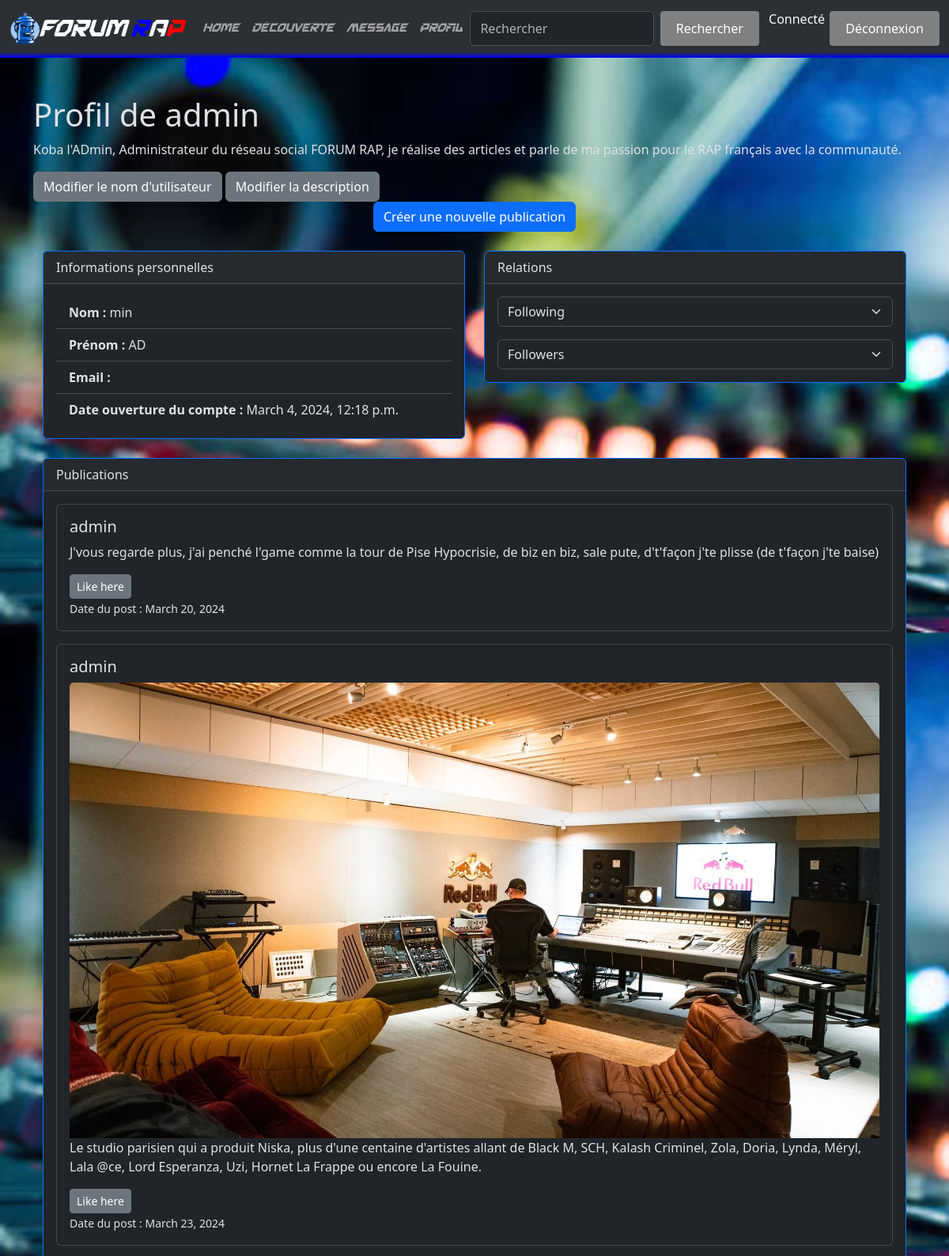
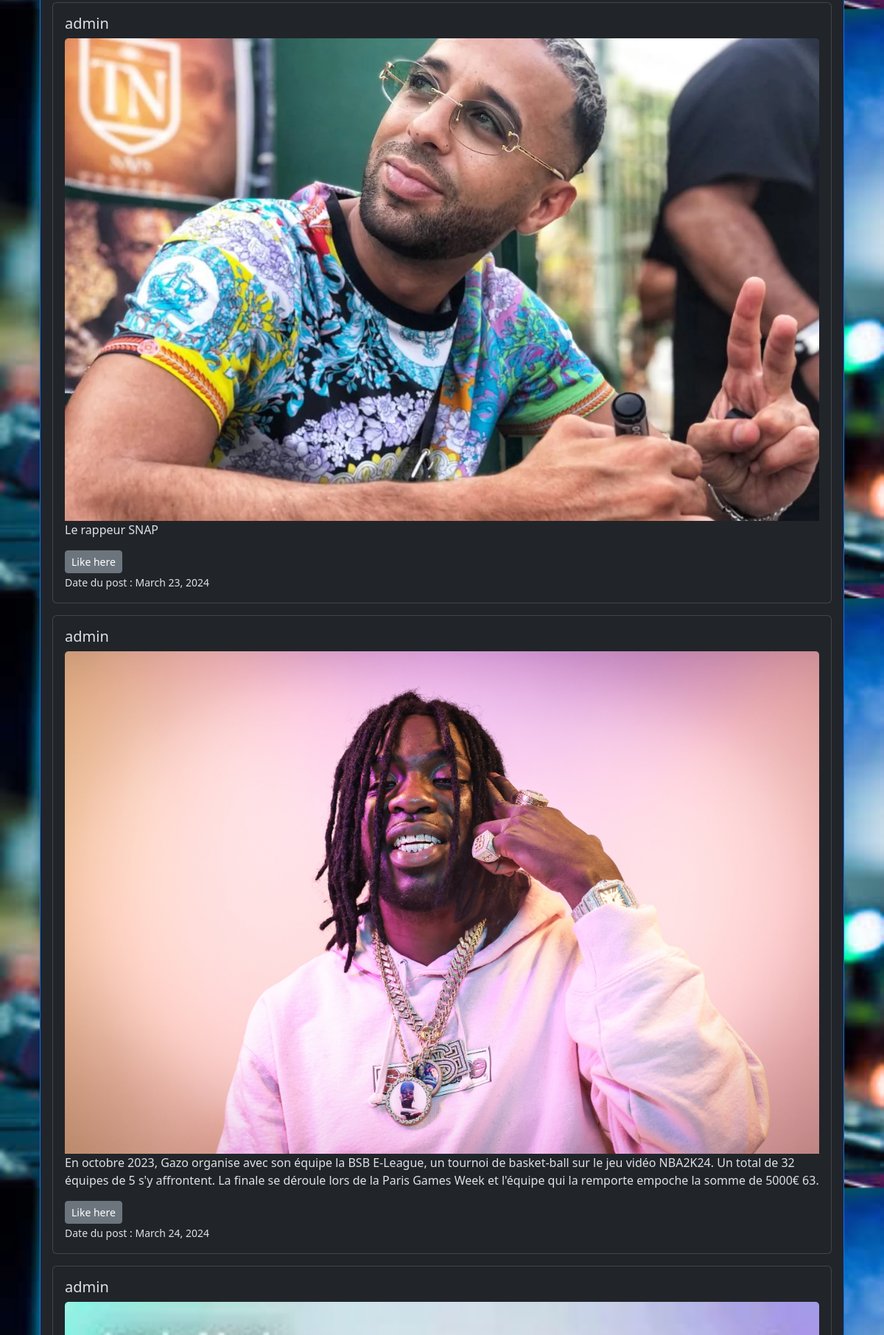
The app's page /profil/ (signed in, upper part) with its own data (2 pictures, top to bottom).
### AppRAP/models.py (models this page shows, shortened)
class User(AbstractUser):
    description = models.TextField(blank=True)
    is_private = models.BooleanField(default=False)
    birth_date = models.DateField(null=True, blank=True, help_text="Format: YYYY-MM-DD")
    country = models.ForeignKey("Country", on_delete=models.SET_NULL, null=True)
    follows = models.ManyToManyField("self", related_name="followed_by",symmetrical=False,blank=True)
    class Meta:
        db_table = "auth_user"

class Post(models.Model):
    creator = models.ForeignKey("User", on_delete=models.SET_NULL, null=True)
    content = models.TextField(max_length=700,blank=True)
    image = models.ImageField(upload_to='post_images/', blank=True, null=True)
    timestamp = models.DateTimeField(auto_now_add=True)
    hashtags = models.ManyToManyField('Hashtag',blank=True)
    mentions = models.ManyToManyField('Mention',blank=True)
    likes = models.ManyToManyField(User, related_name='blog_posts',blank=True)

### AppRAP/views.py (the view)
# urls.py: path("profil/", views.profile_view, name='profile_view'),
def profile_view(request):
    if request.user.is_authenticated:
        followed_users = request.user.follows.all()
        me = request.user
        followers = get_user_model().objects.filter(follows=me)
        user_posts = Post.objects.filter(creator=me)
        context = { 'followed_users': followed_users,
                    'user_posts': user_posts,
                    'followers' : followers,
                    'Nom ' : me.last_name,
                    'Prénom' : me.first_name,
                    'Email': me.email,
                    }
        return render(request, 'AppRAP/profile.html', context)
    else:
        return render(request, 'AppRAP/no_authenticated.html')

### AppRAP/templates/AppRAP/profile.html (shortened to what this page needs)
{% extends "base.html" %}
{% block content %}
<h1>Profil de {{ user.username }}</h1>
<p>{{ user.description }}</p>
<a href="{% url 'modify_username' %}" class="btn btn-secondary">Modifier le nom d'utilisateur</a>
<a href="{% url 'edit_description' %}" class="btn btn-secondary">Modifier la description</a>
<section class="wrapper">
  <div class="container-fostrap">
    <div class="content">
      <div class="container">
        <div class="row">
          <div class="col-md-12 text-center">
            <a href="{% url 'create_article' %}" class="btn btn-primary">Créer une nouvelle publication</a>
          </div>
        </div>
        <br>
        <div class="row">
          <div class="col-md-6">
            <div class="card border-primary mb-4">
              <div class="card-header">Informations personnelles</div>
              <div class="card-body">
                <ul class="list-group list-group-flush">
                  <li class="list-group-item"><strong>Nom :</strong> {{ user.last_name }}</li>
                  <li class="list-group-item"><strong>Prénom :</strong> {{ user.first_name }}</li>
                  <li class="list-group-item"><strong>Email :</strong> {{ user.email }}</li>
                  <li class="list-group-item"><strong>Date ouverture du compte :</strong> {{ user.date_joined }}</li>
                </ul>
              </div>
            </div>
          </div>
          <div class="col-md-6">
            <div class="card border-primary mb-4">
              <div class="card-header">Relations</div>
              <div class="card-body">
                <select class="form-select mb-3" aria-label="Users followed">
                  <option selected disabled>Following</option>
                </select>
                <select class="form-select" aria-label="followers">
                  <option selected disabled>Followers</option>
                </select>
              </div>
            </div>
          </div>
        </div>
        <div class="row">
          <div class="col-md-12">
            <div class="card border-primary">
              <div class="card-header">Publications</div>
              <div class="card-body">
                {% if user_posts %}
                  {% for post in user_posts %}
                    <div class="card mb-3">
                      <div class="card-body">
                        <h5 class="card-title">{{ post.creator.username }}</h5>
                        {% if post.image %}
                          <img src="{{ post.image.url }}" class="card-img-top" alt="Post Image">
                        {% endif %}
                        <p class="card-text">{{ post.content }}</p>
                        <button id="btn" class="btn btn-secondary btn-sm">Like here</button>
                        <p class="card-text"><small>Date du post : {{ post.timestamp|date:"F d, Y" }}</small></p>
                      </div>
                    </div>
                  {% endfor %}
                {% else %}
                  <p>Pas de publications.</p>
                {% endif %}
              </div>
            </div>
          </div>
        </div>
      </div>
    </div>
  </div>
</section>
{% endblock content %}

### static/css/styles.css (style rules this page uses)
.content { position: relative; z-index: 1; }
.background-image { background-image: url("../back.png"); background-size: cover; background-position: center; height: 100vh; }
body { background-color: #f7f7f7; margin: 0; padding: 0; }

### records on screen
Post: creator.username "admin", content "J'vous regarde plus, j'ai penché l'game comme la tour de Pise Hypocrisie, de biz en biz, sale pute, d't'façon j'te plisse (de t'façon j'te baise)", timestamp "March 20, 2024"
Post: creator.username "admin", image (picture), content "Le studio parisien qui a produit Niska, plus d'une centaine d'artistes allant de Black M, SCH, Kalash Criminel, Zola, Doria, Lynda, Méryl, Lala @ce, Lord Esperanza, Uzi, Hornet La Frappe ou encore La Fouine.", timestamp "March 23, 2024"
Post: creator.username "admin", image (picture), content "Le rappeur SNAP", timestamp "March 23, 2024"
Post: creator.username "admin", image (picture), content "En octobre 2023, Gazo organise avec son équipe la BSB E-League, un tournoi de basket-ball sur le jeu vidéo NBA2K24. Un total de 32 équipes de 5 s'y affrontent. La finale se déroule lors de la Paris Games Week et l'équipe qui la remporte empoche la somme de 5000€ 63.", timestamp "March 24, 2024"
Post: creator.username "admin", image (picture)

### other values on screen
{{ user.username }} "admin"
{{ user.description }} "Koba l'ADmin, Administrateur du réseau social FORUM RAP, je réalise des articles et parle de ma passion pour le RAP français avec la communauté."
{{ user.last_name }} "min"
{{ user.first_name }} "AD"
{{ user.date_joined }} "March 4, 2024, 12:18 p.m."
